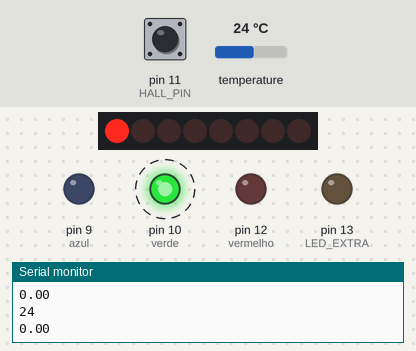
The sketch below on a simulated Arduino Uno, built with avr-gcc and run on an emulated ATmega328P. Parts: 8 shift-register outputs drawn as a row of LEDs (first output left, lit = HIGH), output pins drawn as LEDs (lit = HIGH), the last lines printed to the serial monitor. Wiring (inferred from the names in the program): shift register (74HC595): data pin 5; shift clock pin 7; latch pin 6. Wiring (inferred from the signals the program sends): row of LEDs: on Q0, Q1, Q2, Q3, Q4, Q5, Q6, Q7. Dashed ring = blinking. Inputs (shaded band) come from the test bench; at power-on: temperature 24 °C, pin 11 (HALL_PIN) HIGH. Pins used as bus, display or sensor lines are not drawn.

Above: at 3.6 s.
3.7 s: temperature set to 29.5 °C
6.6 s: temperature set to 30.7 °C
At 8.1 s:
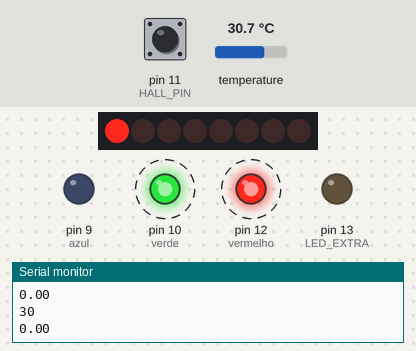
12.9 s: temperature set to 34.5 °C
15.8 s: temperature set to 35.6 °C
At 18.3 s:
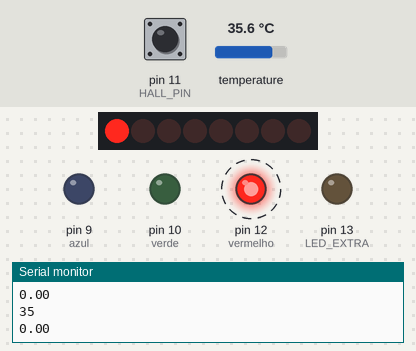
22.1 s: temperature set to 12 °C
At 23.7 s:
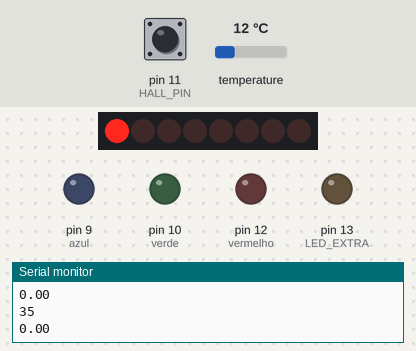
28.4 s: temperature set to 33 °C
At 30.8 s:
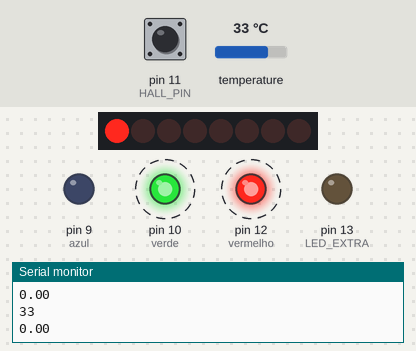
Timing chart, 0 to 35.7 s (numbered marks = the images above; inputs shaded):
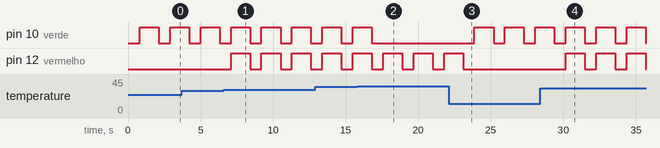

Measured:
- the behaviour switches between 29.9 and 30 °C on temperature (found by bisection; images 0 and 1)
- the behaviour switches between 34.9 and 35 °C on temperature (found by bisection; images 1 and 2)
- after the input at 6.6 s, pin 12 (vermelho): alternates HIGH for 1.3 s and LOW for 0.78 s, starting after 0.50 s
- after the input at 15.8 s, pin 10 (verde): goes on until 16.8 s, then stays LOW
- after the input at 22.1 s, pin 10 (verde): alternates HIGH for 1.3 s and LOW for 0.78 s, starting after 1.8 s; pin 12 (vermelho): goes on until 23.1 s, then stays LOW
- after the input at 28.4 s, pin 12 (vermelho): alternates HIGH for 1.3 s and LOW for 0.78 s, starting after 1.8 s
- by itself, pin 10 (verde): alternates HIGH for 1.3 s and LOW for 0.78 s

The sketch:

Teste_Temp_E_RPM.ino
```cpp
#include <OneWire.h> // É preciso instalar essas bibliotecas
#include <DallasTemperature.h> // É preciso instalar essas bibliotecas
#include <SoftwareSerial.h>


#define DATA_PIN 5   // DS
#define LATCH_PIN 6  // STCP
#define CLOCK_PIN 7
#define LED_EXTRA 13

#define HALL_PIN 11 // Pino do sinal do KY-003

const int PINO_ONEWIRE = 8;
OneWire oneWire(PINO_ONEWIRE);
DallasTemperature sensor(&oneWire);
DeviceAddress endereco_temp;
SoftwareSerial xbee(2, 3);

int azul = 9;//Atribui o valor 9 a variável azul
int verde = 10;//Atribui o valor 10 a variável verde
int vermelho = 12;//Atribui o valor 12 a variável vermelho


int rpm;


unsigned long lastPulseTime = 0;
float rpmInstant = 0;
float rpmFiltered = 0;
const float alpha = 0.3; // Constante que suaviza a variação do RPM
unsigned long lastDebounceTime = 0;
const unsigned long debounceDelay = 50; // Serve para impedir que várias medidas muito próximas atuem como ruído e elevem muito o RPM
bool lastHallState = HIGH; // Estado anterior do sensor

const float decayRate = 10; // Quanto o RPM cai por segundo quando não há pulsos
int count = 0;

void setup(){
  pinMode(azul, OUTPUT);//Define a variável azul como saída
  pinMode(verde, OUTPUT);//Define a variável verde como saída
  pinMode(vermelho, OUTPUT);//Define a variável vermelho como saída
  pinMode(LED_BUILTIN, OUTPUT);
  pinMode(DATA_PIN, OUTPUT);
  pinMode(LATCH_PIN, OUTPUT);
  pinMode(CLOCK_PIN, OUTPUT);
  pinMode(LED_EXTRA, OUTPUT);

  Serial.begin(9600);
  pinMode(HALL_PIN, INPUT);
  //Serial.println("Medindo Temperatura");
  sensor.begin();

  xbee.begin(9600);

  if (!sensor.getAddress(endereco_temp, 0)) {
    Serial.println("SENSOR NAO CONECTADO");
    while (1); // Stop the program
  }
}

void loop(){
  digitalWrite(vermelho, LOW);
  digitalWrite(verde, LOW);

  sensor.requestTemperatures();
  long reading = sensor.getTempC(endereco_temp);
  //Serial.print("Temperatura = ");
  Serial.println(reading, 1);

  xbee.print("Temperatura = ");
  xbee.println(reading, 1);

  //delay(50);

 // converting that reading to voltage, for 3.3v arduino use 3.3
  float voltage = reading * 5.0;
  voltage /= 1024.0;

 // print out the voltage
  //Serial.print(voltage); Serial.println(" volts");

  if(reading < 30){
    digitalWrite(verde, HIGH);//Função para acionamento na cor verde
    digitalWrite(azul, LOW);
    digitalWrite(vermelho, LOW);
  }else if(reading < 35){
    digitalWrite(verde, HIGH);//Coloca verde em nível alto
  	digitalWrite(azul, LOW);//Função para acionamento na cor amarela
    digitalWrite(vermelho, HIGH);
  }else{
    digitalWrite(verde, LOW);
    digitalWrite(azul, LOW);
    digitalWrite(vermelho, HIGH);//Função para acionamento na cor vermelha
  }
    bool hallState = digitalRead(HALL_PIN);

  // Detecta borda de descida (ímã passou pelo sensor)
  if (lastHallState == HIGH && hallState == LOW) {
    count++;
    unsigned long now = millis();

    // Aplica debounce
    if ((now - lastDebounceTime) > debounceDelay) {
      unsigned long nowMicros = micros();
      unsigned long timeDiff = nowMicros - lastPulseTime;

      if (lastPulseTime > 0 && timeDiff > 0) {
        rpmInstant = 60000000.0 / timeDiff;
      }

      lastPulseTime = nowMicros;
      lastDebounceTime = now;
    }
  }
  lastHallState = hallState;

  // Atualiza filtro
  rpmFiltered = (alpha * rpmInstant) + ((1 - alpha) * rpmFiltered);

  // Se não teve pulso por um tempo, reduz valor gradualmente
  if (millis() - (lastDebounceTime) > debounceDelay) {
    if (rpmFiltered > 0) {
      rpmFiltered -= decayRate * (millis() - lastDebounceTime) / 1000.0;
      if (rpmFiltered < 0) rpmFiltered = 0;
    }
  }

  // Exibe a cada 500ms
  static unsigned long lastPrint = 0;
  if (millis() - lastPrint >= 500) {
    lastPrint = millis();
    //    Serial.print("RPM: ");
    Serial.println(rpmFiltered);
    acender(rpmFiltered);

    xbee.print("RPM = ");
    xbee.println(rpmFiltered);
    //Serial.print("Count ");
    //Serial.println(count);

  delay(1000);
  }
}


void enviarDados(byte data) {
  digitalWrite(LATCH_PIN, LOW);
  shiftOut(DATA_PIN, CLOCK_PIN, MSBFIRST, data);
  digitalWrite(LATCH_PIN, HIGH);
}


void acender(unsigned long rpm){
    if (rpm <= 20) {
      enviarDados(0x01);
      digitalWrite(LED_EXTRA, LOW);
    }
    else if (rpm <= 40) {
      enviarDados(0x03);
      digitalWrite(LED_EXTRA, LOW);
    }
    else if (rpm <= 80) {
      enviarDados(0x07);
      digitalWrite(LED_EXTRA, LOW);
    }
    else if (rpm <= 160) {
      enviarDados(0x0F);
      digitalWrite(LED_EXTRA, LOW);
    }
    else if (rpm <= 180) {
      enviarDados(0x1F);
      digitalWrite(LED_EXTRA, LOW);
    }
    else if (rpm <= 220) {
      enviarDados(0x3F);
      digitalWrite(LED_EXTRA, LOW);
    }
    else if (rpm <=260) {
      enviarDados(0x7F);
      digitalWrite(LED_EXTRA, LOW);
    }
    else if (rpm <=300) {
      enviarDados(0xFF);
      digitalWrite(LED_EXTRA, LOW);
    }
    else {
      enviarDados(0xFF);
      digitalWrite(LED_EXTRA, HIGH);
    }
    delay(300);
}
```
